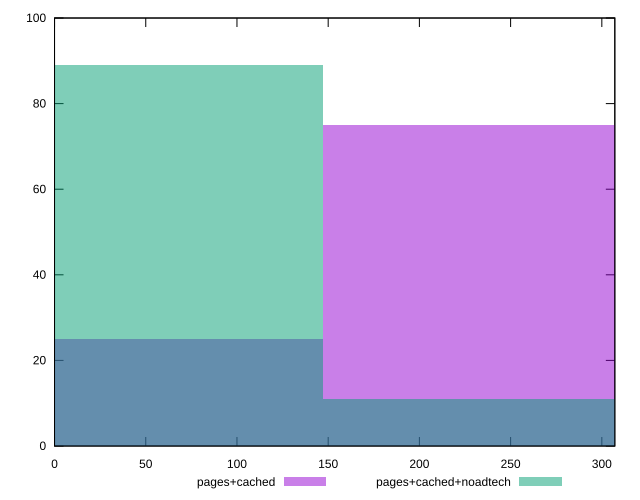

This figure's gnuplot source:
reset

$pagesCached <<EOF
294.8203389708801 75
0 25
EOF

$pagesCachedNoadtech <<EOF
0 89
294.8203389708801 11
EOF

set key outside below
set boxwidth 294.8203389708801
set xrange [0:307.122]
set yrange [0:100]
set trange [0:100]
set style fill transparent solid 0.5 noborder
set terminal svg size 640, 500 enhanced background rgb 'white'
set output "report_00018_2021-02-10T15-25-16.877Z/uses-rel-preconnect/comparison/histogram/1_vs_2.svg"

plot $pagesCached title "pages+cached" with boxes, \
     $pagesCachedNoadtech title "pages+cached+noadtech" with boxes

reset
